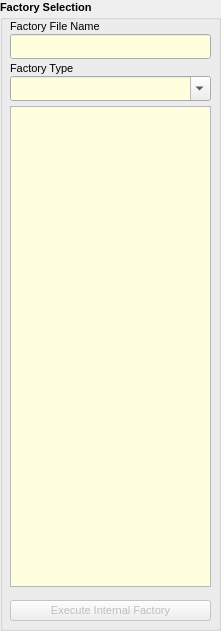
     <widget class="QGroupBox" name="FactorySelection">
      <property name="geometry">
       <rect>
        <x>10</x>
        <y>50</y>
        <width>221</width>
        <height>631</height>
       </rect>
      </property>
      <property name="font">
       <font>
        <pointsize>8</pointsize>
        <italic>false</italic>
        <bold>true</bold>
       </font>
      </property>
      <property name="title">
       <string>Factory Selection</string>
      </property>
      <widget class="QLabel" name="l_FactoryFilename">
       <property name="geometry">
        <rect>
         <x>10</x>
         <y>18</y>
         <width>131</width>
         <height>17</height>
        </rect>
       </property>
       <property name="font">
        <font>
         <pointsize>8</pointsize>
         <italic>false</italic>
         <bold>false</bold>
        </font>
       </property>
       <property name="text">
        <string>Factory File Name</string>
       </property>
      </widget>
      <widget class="QLineEdit" name="FactoryFilename">
       <property name="geometry">
        <rect>
         <x>10</x>
         <y>34</y>
         <width>201</width>
         <height>25</height>
        </rect>
       </property>
       <property name="palette">
        <palette>
         <active>
          <colorrole role="Base">
           <brush brushstyle="SolidPattern">
            <color alpha="255">
             <red>255</red>
             <green>255</green>
             <blue>221</blue>
            </color>
           </brush>
          </colorrole>
         </active>
         <inactive>
          <colorrole role="Base">
           <brush brushstyle="SolidPattern">
            <color alpha="255">
             <red>255</red>
             <green>255</green>
             <blue>221</blue>
            </color>
           </brush>
          </colorrole>
         </inactive>
         <disabled/>
        </palette>
       </property>
       <property name="font">
        <font>
         <pointsize>8</pointsize>
         <italic>false</italic>
         <bold>false</bold>
        </font>
       </property>
      </widget>
      <widget class="QListWidget" name="listFactoryFiles">
       <property name="geometry">
        <rect>
         <x>10</x>
         <y>106</y>
         <width>201</width>
         <height>481</height>
        </rect>
       </property>
       <property name="palette">
        <palette>
         <active>
          <colorrole role="Base">
           <brush brushstyle="SolidPattern">
            <color alpha="255">
             <red>255</red>
             <green>255</green>
             <blue>221</blue>
            </color>
           </brush>
          </colorrole>
         </active>
         <inactive>
          <colorrole role="Base">
           <brush brushstyle="SolidPattern">
            <color alpha="255">
             <red>255</red>
             <green>255</green>
             <blue>221</blue>
            </color>
           </brush>
          </colorrole>
         </inactive>
         <disabled/>
        </palette>
       </property>
       <property name="font">
        <font>
         <pointsize>8</pointsize>
         <italic>false</italic>
         <bold>false</bold>
        </font>
       </property>
       <property name="editTriggers">
        <set>QAbstractItemView::NoEditTriggers</set>
       </property>
      </widget>
      <widget class="QComboBox" name="FactoryType">
       <property name="enabled">
        <bool>true</bool>
       </property>
       <property name="geometry">
        <rect>
         <x>10</x>
         <y>76</y>
         <width>201</width>
         <height>25</height>
        </rect>
       </property>
       <property name="palette">
        <palette>
         <active>
          <colorrole role="Base">
           <brush brushstyle="SolidPattern">
            <color alpha="255">
             <red>255</red>
             <green>255</green>
             <blue>221</blue>
            </color>
           </brush>
          </colorrole>
         </active>
         <inactive>
          <colorrole role="Base">
           <brush brushstyle="SolidPattern">
            <color alpha="255">
             <red>255</red>
             <green>255</green>
             <blue>221</blue>
            </color>
           </brush>
          </colorrole>
         </inactive>
         <disabled/>
        </palette>
       </property>
       <property name="font">
        <font>
         <pointsize>8</pointsize>
         <italic>false</italic>
         <bold>false</bold>
        </font>
       </property>
       <property name="toolTip">
        <string>Selects the Factory Type</string>
       </property>
       <property name="editable">
        <bool>true</bool>
       </property>
       <property name="currentIndex">
        <number>0</number>
       </property>
       <property name="placeholderText">
        <string/>
       </property>
       <item>
        <property name="text">
         <string/>
        </property>
       </item>
       <item>
        <property name="text">
         <string>default</string>
        </property>
       </item>
       <item>
        <property name="text">
         <string>internal</string>
        </property>
       </item>
       <item>
        <property name="text">
         <string>audio_only</string>
        </property>
       </item>
       <item>
        <property name="text">
         <string>audio+video</string>
        </property>
       </item>
       <item>
        <property name="text">
         <string>video_only</string>
        </property>
       </item>
       <item>
        <property name="text">
         <string>streaming</string>
        </property>
       </item>
       <item>
        <property name="text">
         <string>record</string>
        </property>
       </item>
       <item>
        <property name="text">
         <string>streaming+record</string>
        </property>
       </item>
       <item>
        <property name="text">
         <string>multi-output</string>
        </property>
       </item>
       <item>
        <property name="text">
         <string>piper</string>
        </property>
       </item>
      </widget>
      <widget class="QLabel" name="l_FactoryType">
       <property name="geometry">
        <rect>
         <x>10</x>
         <y>60</y>
         <width>81</width>
         <height>17</height>
        </rect>
       </property>
       <property name="font">
        <font>
         <pointsize>8</pointsize>
         <italic>false</italic>
         <bold>false</bold>
        </font>
       </property>
       <property name="text">
        <string>Factory Type</string>
       </property>
      </widget>
      <widget class="QPushButton" name="ExecuteInternalFactory">
       <property name="enabled">
        <bool>false</bool>
       </property>
       <property name="geometry">
        <rect>
         <x>10</x>
         <y>600</y>
         <width>201</width>
         <height>21</height>
        </rect>
       </property>
       <property name="font">
        <font>
         <pointsize>8</pointsize>
         <italic>false</italic>
         <bold>false</bold>
        </font>
       </property>
       <property name="toolTip">
        <string>This button will execute an Internal Factory.

Internal Factories are used to create countdowns, colorbars,
etc. 

An Internal Factory MUST first be selected or this will do 
absolutely nothing. The Factory must also be of Factory Type:
Internal.</string>
       </property>
       <property name="text">
        <string>Execute Internal Factory</string>
       </property>
      </widget>
     </widget>
